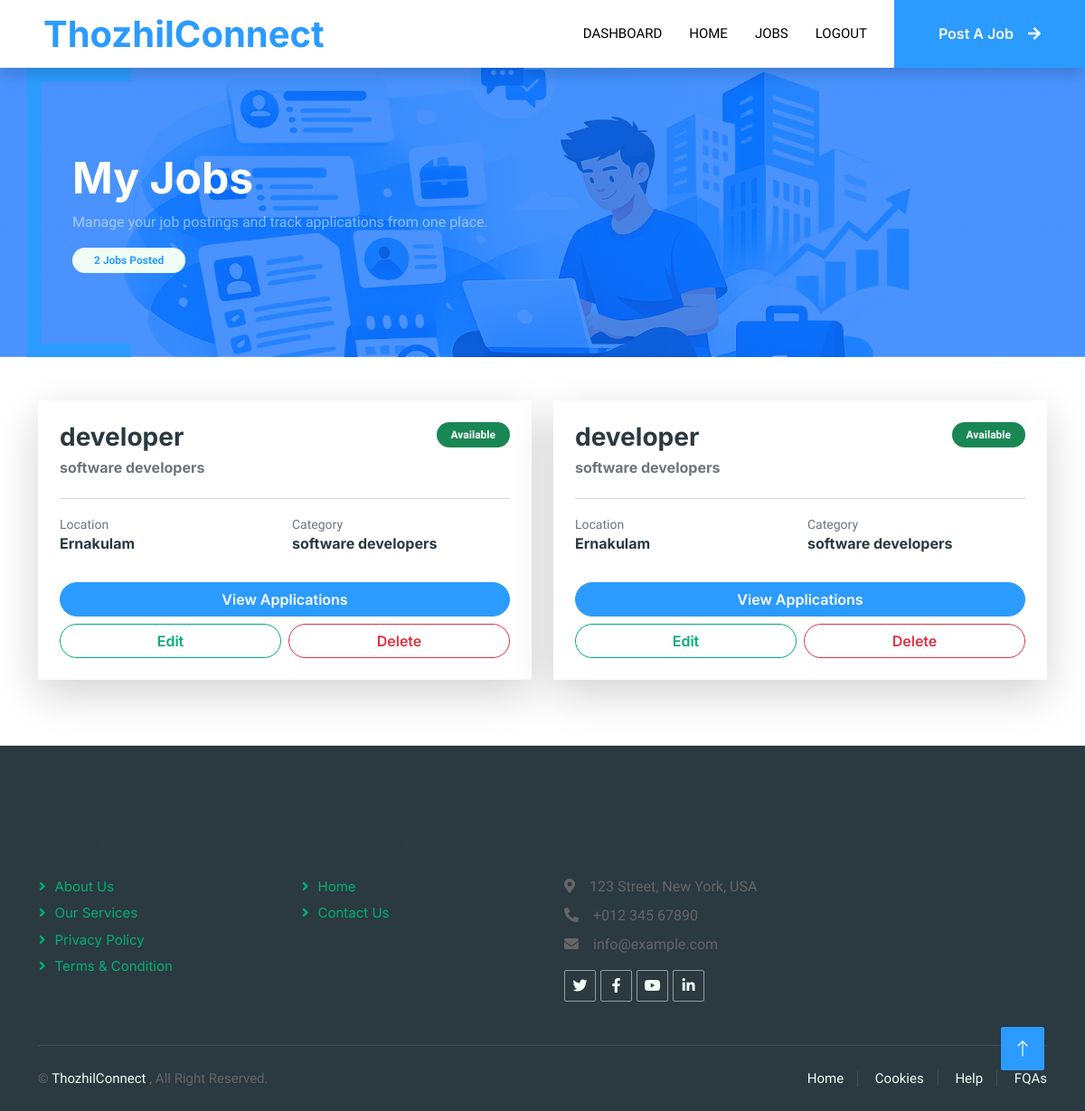
Page /jobs/myjobs (signed in) on the earlier database version.
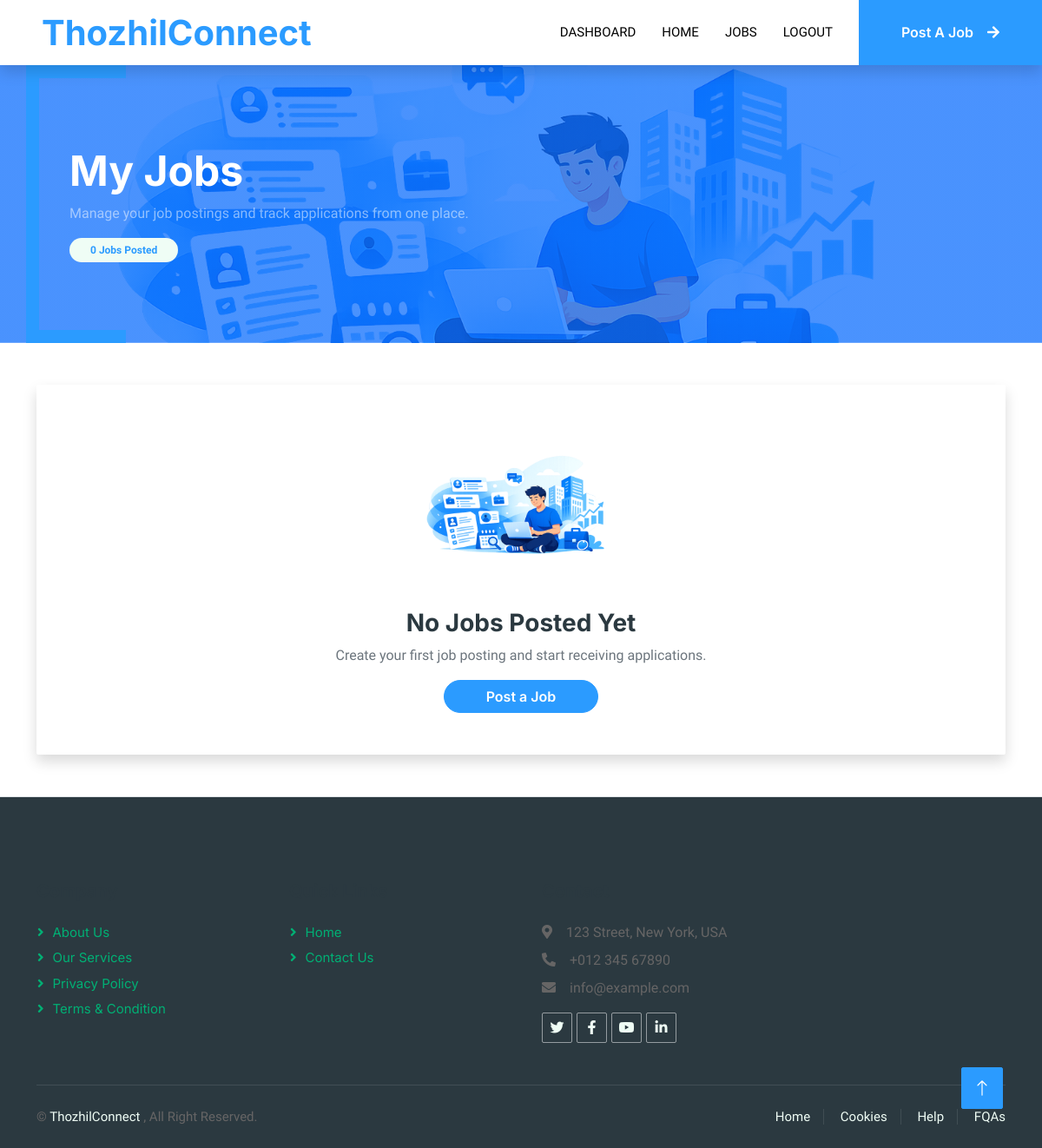
Same page on the later database version.
### jobs/models.py (models this page shows, shortened)
class Job(models.Model):
    job_types_choices = [("full-time", "Full Time"),
                         ("part-time", "Part Time"),]
    experiences_choices = [ ("0-1", "0-1 Years"),
                    ("1-3", "1-3 Years"),
                    ("3-5", "3-5 Years"),
                    ("5+", "5+ Years"),]
    status_choices = [('available','available'),('closed','closed')]
    job_title = models.CharField(max_length=100)
    description = models.TextField()
    location = models.CharField(max_length=50)
    salary = models.IntegerField()
    requirements = models.TextField()
    category = models.ForeignKey(Category,on_delete=models.CASCADE,related_name='jobs')
    recruiter = models.ForeignKey(RecruiterProfile,on_delete=models.CASCADE,related_name='jobs')
    job_type = models.CharField(max_length=20, choices=job_types_choices)
    experience = models.CharField(max_length=20 , choices=experiences_choices)
    status = models.CharField(max_length=20,choices=status_choices)
    created_at = models.DateTimeField(auto_now_add=True)
    updated_at = models.DateTimeField(auto_now=True)

class Category(models.Model):
    category_name = models.CharField(max_length=100)
    icon = icon = models.CharField(max_length=100,default="fa-solid fa-briefcase")
    def __str__(self):
        return self.category_name

### jobs/views.py (the view)
# urls.py: path('myjobs',views.MyJobView.as_view(),name='myjobs'),
class MyJobView(View):
    def get(self,request):
        if not request.user.is_authenticated:
            return redirect('account:userlogin')
        if request.user.user_type != 'recruiter':
            messages.warning(request, "Only recruiters can access this page.")
            return redirect('home')
        jobs = Job.objects.filter(recruiter = request.user.recruiterprofile)
        context = {'jobs':jobs}
        return render(request,'myjobs.html',context)

### templates/myjobs.html
{% extends 'base.html' %}
{% load static %}
{% load crispy_forms_tags %}
{% block content %}
<div class="container-fluid page-header mb-5">
    <div class="container">
        <div class="py-5 d-flex align-items-center justify-content-between flex-wrap">
            <div>
                <h1 class="display-5 fw-bold text-white">
                    My Jobs
                </h1>
                <p class="text-white-50 mb-3">
                    Manage your job postings and track applications from one place.
                </p>
                <span class="badge bg-light text-secondary px-4 py-2 rounded-pill">
                    {{ jobs|length }} Jobs Posted
                </span>
            </div>
        </div>
    </div>
</div>
<div class="container mb-5">
{% if jobs %}
<div class="row">
{% for i in jobs %}
<div class="col-lg-6 mb-4">
<div class="card border-0 shadow-lg rounded-4 h-100">
<div class="card-body p-4">
<div class="d-flex justify-content-between">
<div>
<h3 class="fw-bold">
{{ i.job_title }}
</h3>
<h6 class="text-muted">
{{ i.category }}
</h6>
</div>
<div>
{% if i.status == "available" %}
<span class="badge bg-success rounded-pill px-3 py-2">
Available
</span>
{% else %}
<span class="badge bg-danger rounded-pill px-3 py-2">
Closed
</span>
{% endif %}
</div>
</div>
<hr>
<div class="row g-3">
<div class="col-6">
<small class="text-muted">Location</small>
<h6>{{ i.location }}</h6>
</div>
<div class="col-6">
<small class="text-muted">Category</small>
<h6>{{ i.category }}</h6>
</div>
</div>
<div class="mt-4 d-grid gap-2">
<a href="{% url 'jobs:viewapplications' i.id %}"
class="btn btn-secondary rounded-pill">
View Applications
</a>
<div class="d-flex gap-2">
<a href="{% url 'jobs:editjob' i.id %}"
class="btn btn-outline-primary rounded-pill w-100">
Edit
</a>
<a href="{% url 'jobs:delete' i.id %}"
class="btn btn-outline-danger rounded-pill w-100">
Delete
</a>
</div>
</div>
</div>
</div>
</div>
{% endfor %}
</div>
{% else %}
<div class="card border-0 shadow rounded-4">
<div class="card-body text-center py-5">
<img src="{% static 'images/hero.png' %}"
width="280"
class="mb-4">
<h3>No Jobs Posted Yet</h3>
<p class="text-muted">
Create your first job posting and start receiving applications.
</p>
<a href="{% url 'jobs:addjob' %}"
class="btn btn-secondary rounded-pill px-5">
Post a Job
</a>
</div>
</div>
{% endif %}
</div>
{% endblock %}

### templates/base.html (shortened to what this page needs)
<!DOCTYPE html>
{% load static %}
<html lang="en">
<head>
    <link href="https://cdn.jsdelivr.net/npm/bootstrap@5.0.2/dist/css/bootstrap.min.css" rel="stylesheet">
    <link href="https://cdn.jsdelivr.net/npm/bootstrap-icons@1.11.3/font/bootstrap-icons.min.css" rel="stylesheet">
    <link href="https://cdnjs.cloudflare.com/ajax/libs/font-awesome/6.5.1/css/all.min.css" rel="stylesheet">
    <link href="https://cdnjs.cloudflare.com/ajax/libs/font-awesome/5.10.0/css/all.min.css" rel="stylesheet">
    <link href="https://cdn.jsdelivr.net/npm/bootstrap-icons@1.4.1/font/bootstrap-icons.css" rel="stylesheet">
    <link href="{% static 'lib/animate/animate.min.css' %}" rel="stylesheet">
    <link href="{% static 'lib/owlcarousel/assets/owl.carousel.min.css' %}" rel="stylesheet">
    <link href="{% static 'css/bootstrap.min.css' %}" rel="stylesheet">
    <link href="{% static 'css/style.css' %}" rel="stylesheet">
</head>
<body>
    <div class="container-fluid bg-white p-0">
        <nav class="navbar navbar-expand-lg bg-white shadow navbar-light sticky-top p-0">
            <a href="index.html" class="navbar-brand d-flex align-items-center text-center py-0 px-4 px-lg-5">
                <h1 class="m-0 text-secondary">ThozhilConnect</h1>
            </a>
            <div class="collapse navbar-collapse" id="navbarCollapse">
                <div class="navbar-nav ms-auto p-4 p-lg-0">
                {% if user.is_authenticated%}
                    {% if user.is_superuser %}
                        <a href="{% url 'adminpanel:admindashboard' %}" class="nav-item nav-link ">Dashboard</a>
                    {% elif user.user_type == 'recruiter' %}
                            <a href="{% url 'account:recruiter_dashboard' %}" class="nav-item nav-link">Dashboard</a>
                    {% elif user.user_type == 'candidate' %}
                             <a href="{% url 'account:candidate_dashboard' %}" class="nav-item nav-link">Dashboard</a>
                    {% endif %}
                <a href="{% url 'home' %}" class="nav-item nav-link">Home</a>
                <a href="{% url 'jobs:joblist' %}" class="nav-link ">Jobs</a>
                <a href="{% url 'account:userlogout' %}" class="nav-item nav-link">Logout</a>
                {% else %}
                    <a href="{% url 'account:userregister' %}" class="nav-item nav-link">Register</a>
                    <a href="{% url 'account:userlogin' %}" class="nav-item nav-link">Login</a>
                {% endif %}
                </div>
                <div>
                    {% if user.user_type == 'recruiter' %}
                <a href="{% url 'jobs:createjob' %}" class="btn btn-secondary rounded-0 py-4 px-lg-5 d-none d-lg-block">Post A Job<i class="fa fa-arrow-right ms-3"></i></a>
                {% endif %}
                </div>
            </div>
        </nav>
{% block content%}
{% endblock %}
</div>
<div class="container-fluid bg-dark text-dark-50 border-top footer pt-5 px-0  wow fadeIn" data-wow-delay="0.1s">
            <div class="container py-5">
                <div class="row g-5">
                    <div class="col-lg-3 col-md-6">
                        <h5 class="text-dark mb-4">Company</h5>
                        <a class="btn btn-link text-dark-50" href="">About Us</a>
                        <a class="btn btn-link text-dark-50" href="">Our Services</a>
                        <a class="btn btn-link text-dark-50" href="">Privacy Policy</a>
                        <a class="btn btn-link text-dark-50" href="">Terms & Condition</a>
                    </div>
                    <div class="col-lg-3 col-md-6">
                        <h5 class="text-dark mb-4">Quick Links</h5>
                        <a class="btn btn-link text-dark-50" href="">Home</a>
                         <a class="btn btn-link text-dark-50" href="">Contact Us</a>
                    </div>
                    <div class="col-lg-3 col-md-6">
                        <h5 class="text-dark mb-4">Contact</h5>
                        <p class="mb-2"><i class="fa fa-map-marker-alt me-3"></i>123 Street, New York, USA</p>
                        <p class="mb-2"><i class="fa fa-phone-alt me-3"></i>+012 345 67890</p>
                        <p class="mb-2"><i class="fa fa-envelope me-3"></i>info@example.com</p>
                        <div class="d-flex pt-2">
                            <a class="btn btn-outline-light btn-social" href=""><i class="fab fa-twitter"></i></a>
                            <a class="btn btn-outline-light btn-social" href=""><i class="fab fa-facebook-f"></i></a>
                            <a class="btn btn-outline-light btn-social" href=""><i class="fab fa-youtube"></i></a>
                            <a class="btn btn-outline-light btn-social" href=""><i class="fab fa-linkedin-in"></i></a>
                        </div>
                    </div>
                </div>
            </div>
            <div class="container">
                <div class="copyright">
                    <div class="row">
                        <div class="col-md-6 text-center text-md-start mb-3 mb-md-0">
                            &copy; <a class="" href="#"> ThozhilConnect </a>, All Right Reserved.
                        </div>
                        <div class="col-md-6 text-center text-md-end">
                            <div class="footer-menu">
                                <a href="">Home</a>
                                <a href="">Cookies</a>
                                <a href="">Help</a>
                                <a href="">FQAs</a>
                            </div>
                        </div>
                    </div>
                </div>
            </div>
        </div>
        <a href="#" class="btn btn-lg btn-secondary btn-lg-square back-to-top"><i class="bi bi-arrow-up"></i></a>
</body>
</html>

### static/css/style.css (style rules this page uses)
:root { --primary: #2B9BFF; --secondary: #2B9BFF; --light: #EFFDF5; --dark: black; }
.back-to-top { position: fixed; display: none; right: 45px; bottom: 45px; z-index: 99; }
body { background-color: white; }
.btn { font-family: 'Inter', sans-serif; font-weight: 600; transition: .5s; }
.btn.btn-primary, .btn.btn-secondary { color: #FFFFFF; }
.btn-lg-square { width: 48px; height: 48px; }
.btn-square, .btn-sm-square, .btn-lg-square { padding: 0; display: flex; align-items: center; justify-content: center; font-weight: normal; border-radius: 2px; }
.navbar-dark .navbar-nav .nav-link, .navbar-light .navbar-nav .nav-link { margin-right: 30px; padding: 25px 0; color: #FFFFFF; font-size: 15px; text-transform: uppercase; outline: none; }
.navbar-light .navbar-brand, .navbar-light a.btn { height: 75px; }
.navbar-light .navbar-nav .nav-link { color: var(--dark); font-weight: 500; }
.navbar-light.sticky-top { top: -100px; transition: .5s; }
.header-carousel .container, .page-header .container { position: relative; padding: 45px 0 45px 35px; border-left: 15px solid var(--primary); }
.header-carousel .container::before, .header-carousel .container::after, .page-header .container::before, .page-header .container::after { position: absolute; content: ""; top: 0; left: 0; width: 100px; height: 15px; background: var(--primary); }
.header-carousel .container::after, .page-header .container::after { top: 100%; margin-top: -15px; }
.page-header { background: linear-gradient(rgba(13,110,253,.75), rgba(13,110,253,.75)), url("../img/hero.png"); background-position:center; background-size:cover; background-repeat:no-repeat; min-height:250px; display:flex; align-items:center; }
.page-header h1 { font-weight:700; }
.footer .btn.btn-social { margin-right: 5px; width: 35px; height: 35px; display: flex; align-items: center; justify-content: center; color: var(--light); border: 1px solid rgba(255,255,255,0.5); border-radius: 2px; transition: .3s; }
.footer .btn.btn-link { display: block; margin-bottom: 5px; padding: 0; text-align: left; font-size: 15px; font-weight: normal; text-transform: capitalize; transition: .3s; }
.footer .btn.btn-link::before { position: relative; content: "\f105"; font-family: "Font Awesome 5 Free"; font-weight: 900; margin-right: 10px; }
.footer .copyright { padding: 25px 0; font-size: 15px; border-top: 1px solid rgba(256, 256, 256, .1); }
.footer .copyright a { color: var(--light); }
.footer .footer-menu a { margin-right: 15px; padding-right: 15px; border-right: 1px solid rgba(255, 255, 255, .1); }
.footer .footer-menu a:last-child { margin-right: 0; padding-right: 0; border-right: none; }

Differences in the rows shown:
removed Job: job_title "developer", category "software developers", status "Available", location "Ernakulam"
removed Job: job_title "developer", category "software developers", status "Available", location "Ernakulam"
Other differences:
{{ jobs|length }}: "2" → "0"
text now shown: "No Jobs Posted Yet Create your first job posting and start receiving applications. Post a Job"
